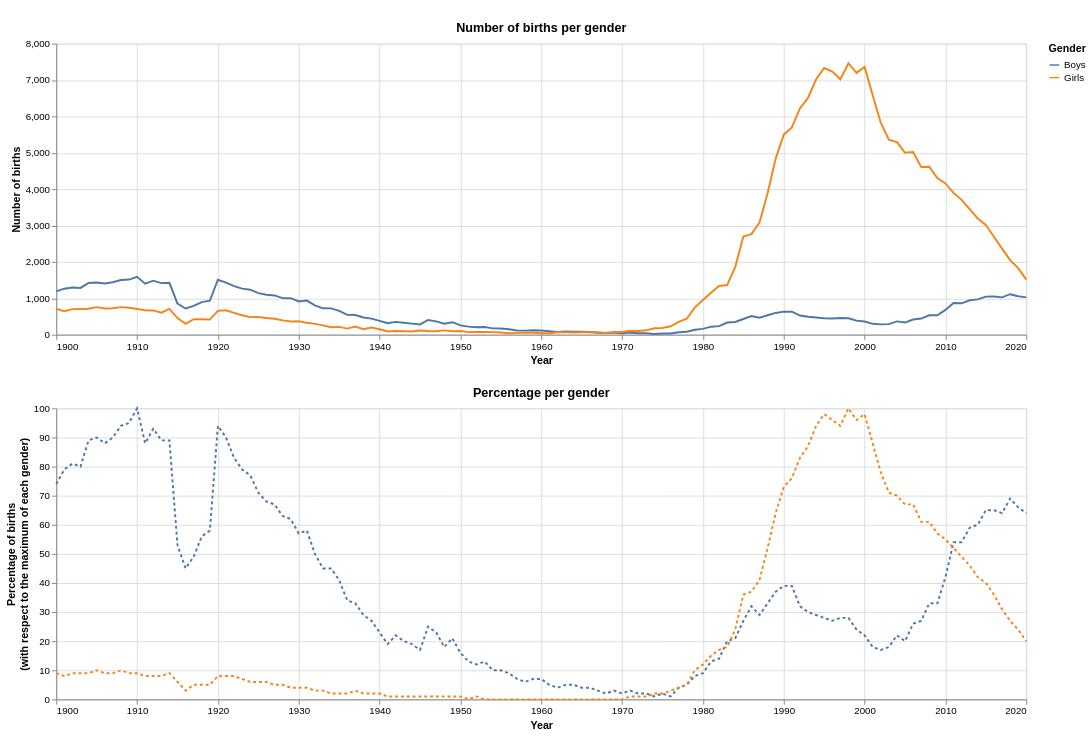

Write notebook code for a chart like this one.
### Markdown cell above
# Charts

### Code cell
single_name = None 
normalized_single_name = None

#compute the tables
prenoms = ['CAMILLE', 'LOU', 'CLAUDE', 'ALIX', 'SACHA', 'GWENAEL', 'DOMINIQUE', 'CLÉMENT', 'ALICE', 'DORIAN', 'ALEX', 'ELISA', 'MAXIME', 'CORINNE']
prenoms.sort()
list_single_names = []
list_normalized_single_names = []
for prenom in prenoms:
    single_name = None 
    normalized_single_name = None
    print("load and process "+prenom)
    single_name = grouped[grouped['preusuel'] == prenom]
    single_name = set_empty_year_to_zero_single_name(single_name, prenom)
    normalized_single_name = normalize_dataset_single_name(single_name)
    list_single_names.append(single_name)
    list_normalized_single_names.append(normalized_single_name)

#concatenate the tables
several_names = list_single_names[0].copy()
normalized_several_names = list_normalized_single_names[0].copy()

for i in range(1, len(list_single_names)):
    single_name = list_single_names[i]
    normalized_single_name = list_normalized_single_names[i]

    #copy rows to several_names
    for index, row in single_name.iterrows():
        several_names.loc[len(several_names)] = row

    for index, row in normalized_single_name.iterrows():
        normalized_several_names.loc[len(normalized_several_names)] = row


#create the selection (and the dropdown)
name_dropdown = alt.binding_select(options=prenoms, name='Select a name: ')
name_selection = alt.selection_point(fields=['preusuel'], bind=name_dropdown, value='CAMILLE')

#create the charts
raw_numbers = alt.Chart(several_names).mark_line().encode(
        x=alt.X('annais:T', title="Year", axis=alt.Axis(tickCount=10)),
        y=alt.Y('nombre:Q', title="Number of births"),
        color=alt.Color('sexe:N', title='Gender',
            legend=alt.Legend(
                labelExpr="datum.value == 1 ? 'Boys' : datum.value == 2 ? 'Girls' : datum.value")
        )
).add_params(
    name_selection
).transform_filter(
    name_selection
    #alt.FieldOneOfPredicate(field='preusuel', oneOf=prenoms[0:1])
).properties(
    title='Number of births per gender',
    width=1000
)

normalized_numbers = alt.Chart(normalized_several_names).mark_line(strokeDash=[3,3]).encode(
        x=alt.X('annais:T', title="Year", axis=alt.Axis(tickCount=10)),
        y=alt.Y('nombre:Q', title=['Percentage of births', '(with respect to the maximum of each gender)']),
        color=alt.Color('sexe:N', title='Gender',  
        legend=alt.Legend(
            labelExpr="datum.value == 1 ? 'Boys' : datum.value == 2 ? 'Girls' : datum.value")
        )
).add_params(
    name_selection
).transform_filter(
    name_selection
    #alt.FieldOneOfPredicate(field='preusuel', oneOf=prenoms[0:1])
).properties(
    title='Percentage per gender',
    width=1000
)


#combine the 2 charts
chart = (raw_numbers & normalized_numbers).properties(
    title=' '
)



display(HTML("""
<style>
form.vega-bindings {
  position: absolute;
  left: 10px;
  top: 10px;
  font-weight: bold;
  color: black;
}
</style>
"""))



#chart = chart.configure_title(fontSize=15, offset=5, orient='top', anchor='middle')
#show the chart
chart

### Figure 1 — Vega-Lite specification as saved in the notebook (floating-point values rounded to 4 significant figures; data arrays with more than 128 entries replaced by an {"elided": "..."} marker saying what was removed)
{"config": {"view": {"continuousWidth": 300, "continuousHeight": 300}}, "vconcat": [{"data": {"name": "data-7e60e4be03c5636308baceb5ab03b4e5"}, "mark": {"type": "line"}, "encoding": {"color": {"field": "sexe", "legend": {"labelExpr": "datum.value == 1 ? 'Boys' : datum.value == 2 ? 'Girls' : datum.value"}, "title": "Gender", "type": "nominal"}, "x": {"axis": {"tickCount": 10}, "field": "annais", "title": "Year", "type": "temporal"}, "y": {"field": "nombre", "title": "Number of births", "type": "quantitative"}}, "name": "view_b44bc41e00615210_0", "title": "Number of births per gender", "transform": [{"filter": {"param": "param_f1a7fc60348bafcf"}}], "width": 1000}, {"data": {"name": "data-a9539932f263f709c4893dd367d511b8"}, "mark": {"type": "line", "strokeDash": [3, 3]}, "encoding": {"color": {"field": "sexe", "legend": {"labelExpr": "datum.value == 1 ? 'Boys' : datum.value == 2 ? 'Girls' : datum.value"}, "title": "Gender", "type": "nominal"}, "x": {"axis": {"tickCount": 10}, "field": "annais", "title": "Year", "type": "temporal"}, "y": {"field": "nombre", "title": ["Percentage of births", "(with respect to the maximum of each gender)"], "type": "quantitative"}}, "name": "view_396e2093c94d93fe_1", "title": "Percentage per gender", "transform": [{"filter": {"param": "param_f1a7fc60348bafcf"}}], "width": 1000}], "params": [{"name": "param_f1a7fc60348bafcf", "select": {"type": "point", "fields": ["preusuel"]}, "bind": {"input": "select", "options": ["ALEX", "ALICE", "ALIX", "CAMILLE", "CLAUDE", "CLÉMENT", "CORINNE", "DOMINIQUE", "DORIAN", "ELISA", "GWENAEL", "LOU", "MAXIME", "SACHA"], "name": "Select a name: "}, "value": "CAMILLE", "views": ["view_b44bc41e00615210_0", "view_396e2093c94d93fe_1"]}], "title": " ", "$schema": "https://vega.github.io/schema/vega-lite/v6.4.1.json", "datasets": {"data-7e60e4be03c5636308baceb5ab03b4e5": {"elided": "3388 records"}, "data-a9539932f263f709c4893dd367d511b8": {"elided": "3388 records"}}}
